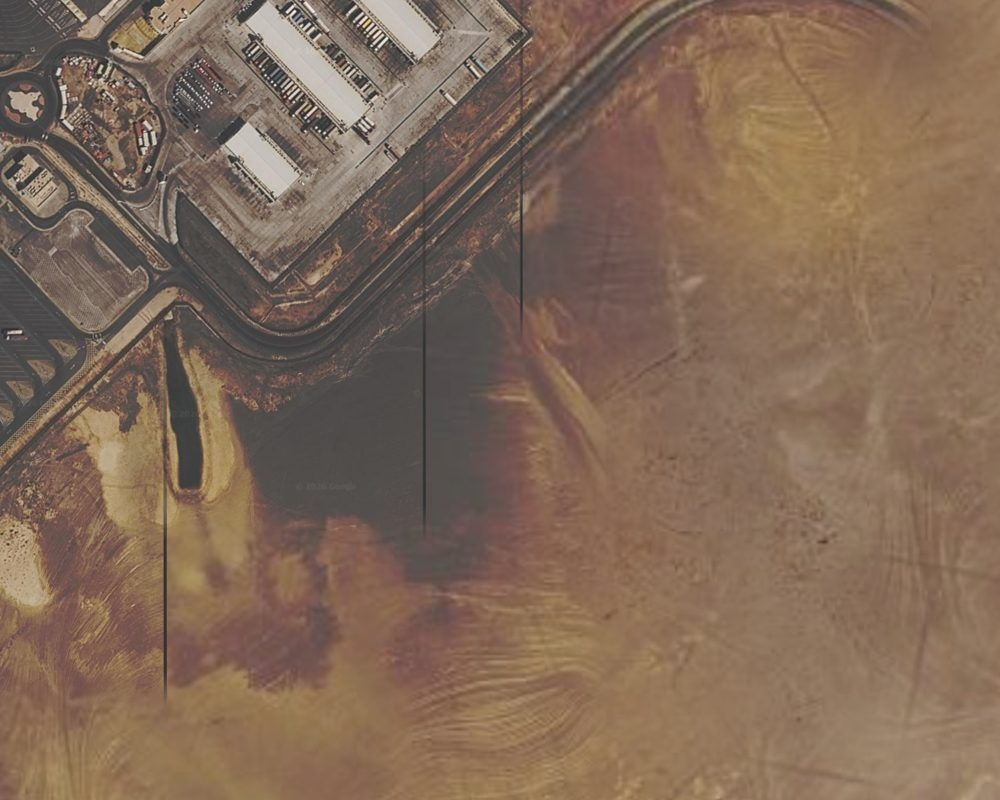
#> input picture abu-samra-twin/pipeline/work/dbg_base.jpg, 1000 x 800 px, given in place of mosaic.png, which was not available
$ python register.py
#> lines starting #> are read from the running program, lines starting #| are printed output that depends on the picture; after the words box and inside, x2 and y2 are one past the last pixel; in counts of white or black regions, pixels touching at a corner belong together
"""Register Google Earth close-ups onto the mosaic (mosaic px frame). Writes closeups.json with homographies."""
import cv2, numpy as np, json, glob, os, re
D=os.path.join(os.path.dirname(os.path.abspath(__file__)),"..","data","map-imagery")
mos=cv2.imread("mosaic.png");cov=cv2.imread("cov.png",0)
#> further down, mos is the input picture: shape (800, 1000, 3); mean B, G, R 87.4, 105.2, 129.1
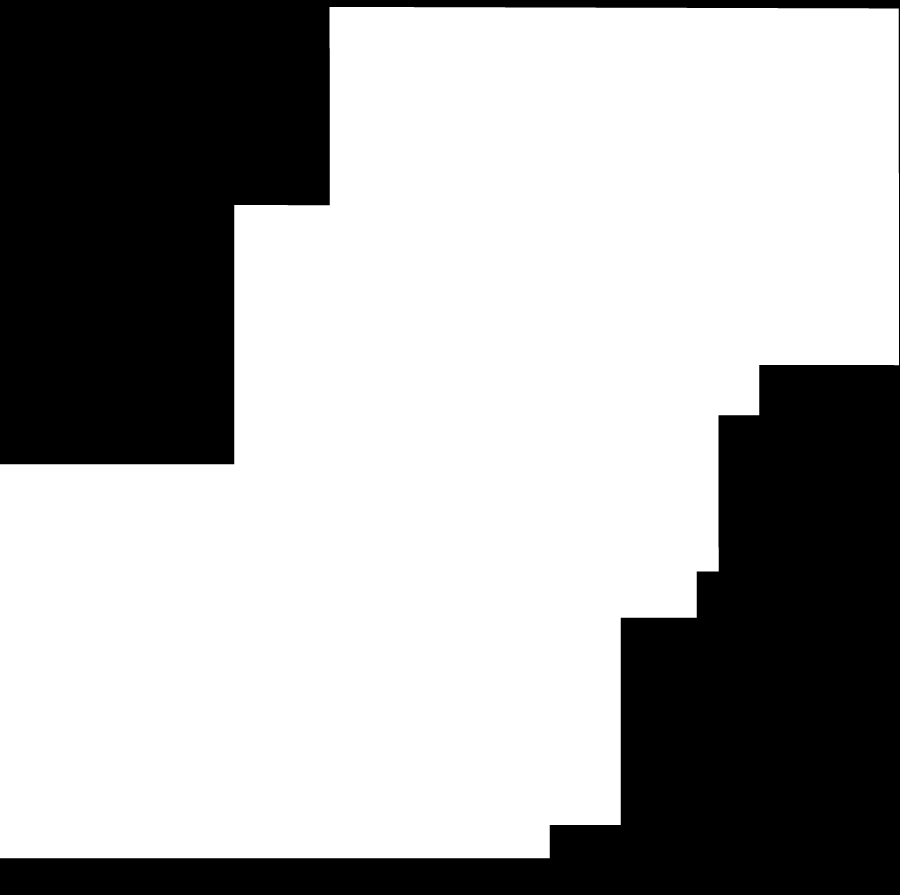
#> input picture abu-samra-twin/pipeline/work/cov.png, 3598 x 3580 px, found by its file name (shown at 1/4 size)
#> after `cov = cv2.imread('cov.png', 0)`: cov: shape (3580, 3598); 65.2% white; 1 black region, box (x1, y1, x2, y2) and area: (0, 0, 3598, 3580) 4481259
sift=cv2.SIFT_create(20000,contrastThreshold=0.02)
gm=cv2.cvtColor(mos,cv2.COLOR_BGR2GRAY)
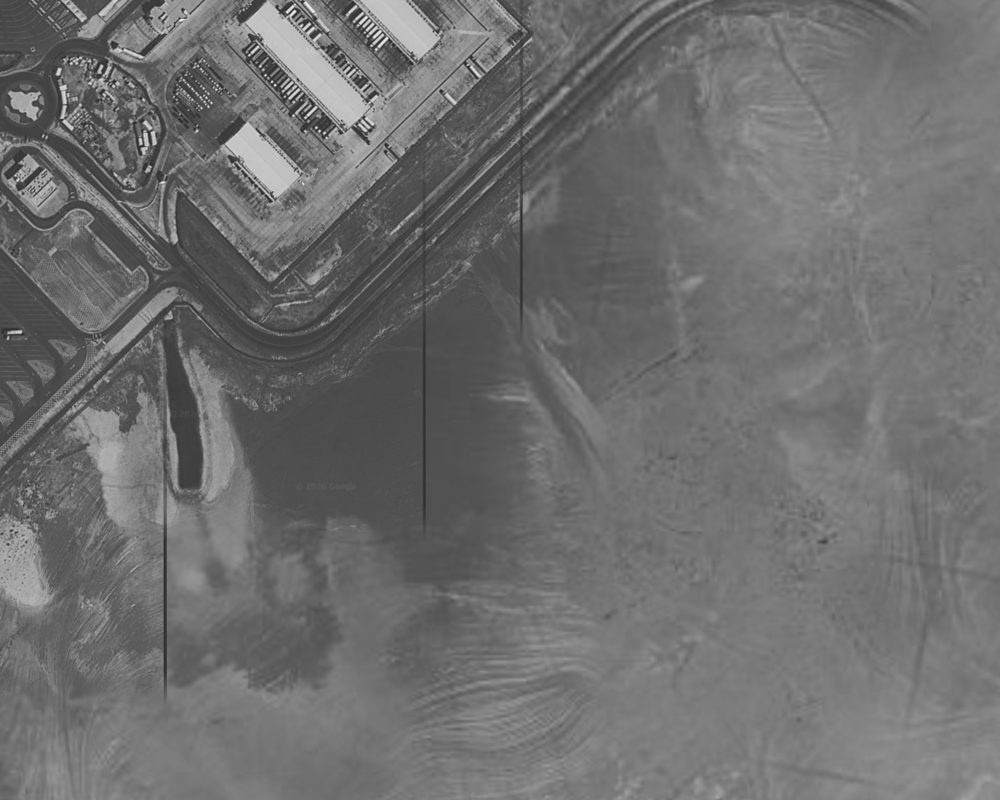
#> gm: shape (800, 1000); min 25, max 252, mean 110.3
km,dm=sift.detectAndCompute(gm,(cov>0).astype(np.uint8)*255)
#> km = (); dm = None
print("mosaic kp",len(km))
#| mosaic kp 0
flann=cv2.FlannBasedMatcher(dict(algorithm=1,trees=5),dict(checks=80))
def ui_mask(img):
    h,w=img.shape[:2];m=np.full((h,w),255,np.uint8)
    m[h-95:,:]=0;m[:10,:]=0       # attribution bar / top border
    m[h-200:,w-560:]=0             # nav buttons
    m[h-190:,:160]=0               # minimap thumbnail
    return m
out={}
for f in sorted(glob.glob(os.path.join(D,"closeup *.png")),key=lambda s:int(re.findall(r"\d+",os.path.basename(s))[0])):
    name=os.path.basename(f);img=cv2.imread(f);h,w=img.shape[:2]
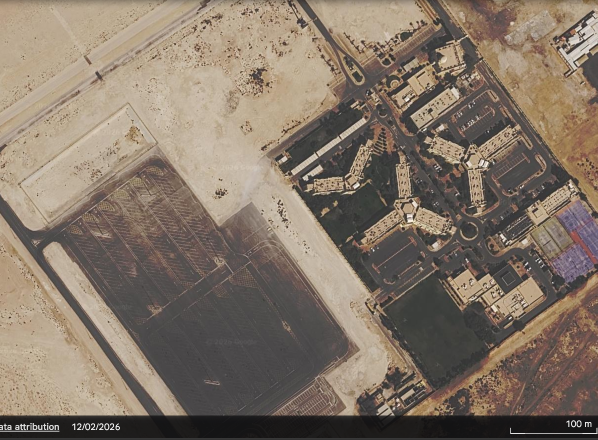
#> input picture abu-samra-twin/data/map-imagery/closeup 1.png, 1195 x 879 px (shown at 1/2 size)
#> further down, img is the input picture: shape (879, 1195, 3); mean B, G, R 103.9, 117.7, 131.6
#> after `h, w = img.shape[:2]`: h = 879; w = 1195
    s=0.7  # bring close-up near mosaic scale for matching
    sm=cv2.resize(img,None,fx=s,fy=s,interpolation=cv2.INTER_AREA);g=cv2.cvtColor(sm,cv2.COLOR_BGR2GRAY)
#> after `sm = cv2.resize(img, None, fx=s, fy=s, interpolation=cv2.INTER_AREA)`:
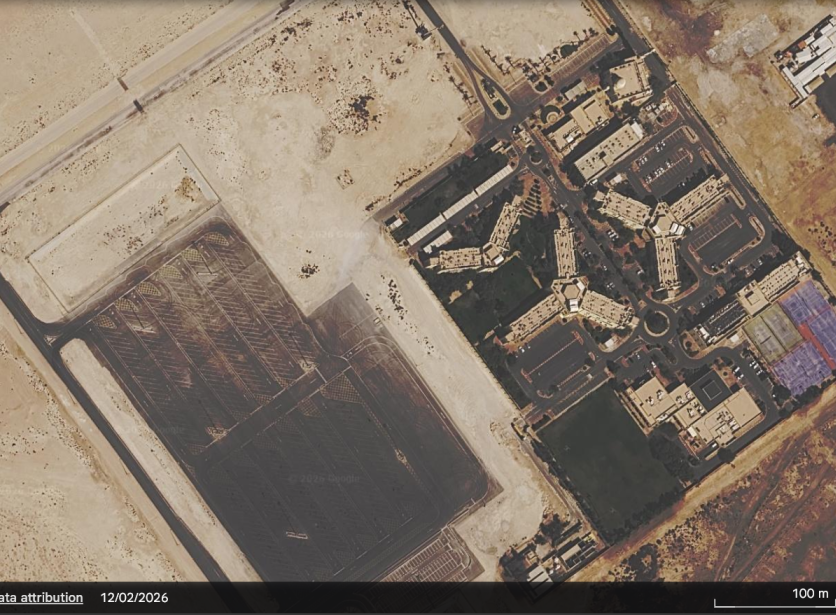
#> sm: shape (615, 836, 3); mean B, G, R 103.9, 117.7, 131.6
#> after `g = cv2.cvtColor(sm, cv2.COLOR_BGR2GRAY)`:
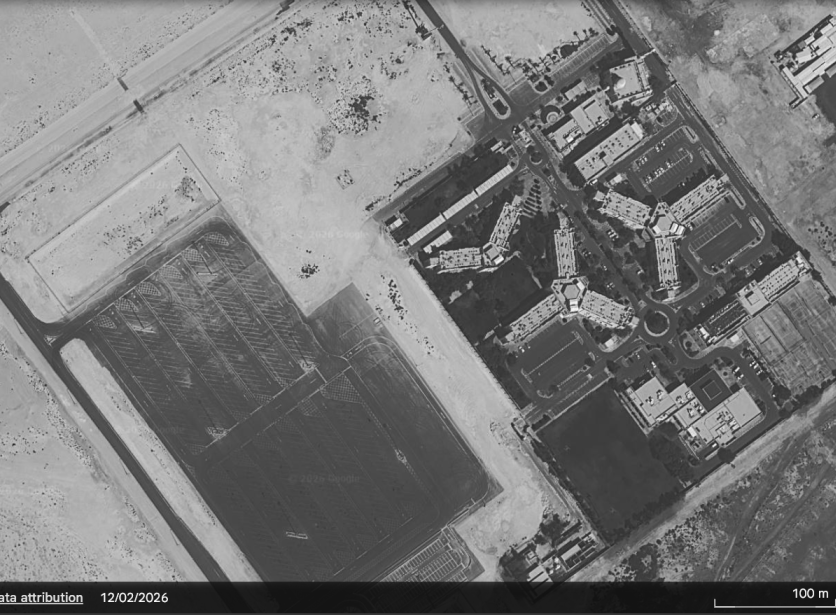
#> g: shape (615, 836); min 18, max 252, mean 120.3
    mk=cv2.resize(ui_mask(img),(sm.shape[1],sm.shape[0]),interpolation=cv2.INTER_NEAREST)
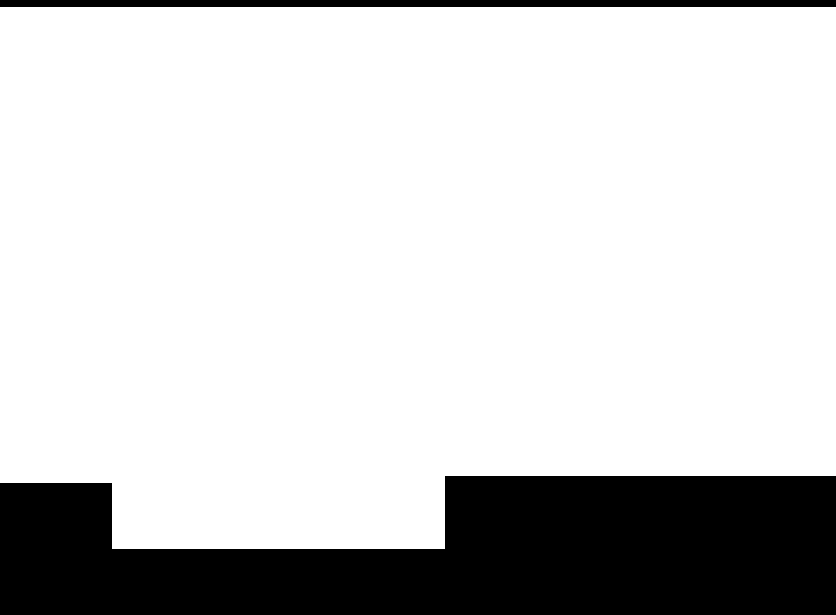
#> mk: shape (615, 836); 81.1% white; 2 black regions, box (x1, y1, x2, y2) and area: (0, 476, 836, 615) 91111, (0, 0, 836, 7) 5852
    kc,dc=sift.detectAndCompute(g,mk)
#> kc = 5159 keypoints; strongest (x, y, size): (608, 88, 2), (428, 249, 4.7), (702, 330, 3.1), (497, 261, 3.4)
#> (the run stopped early here; a loop or call above may not have finished)
